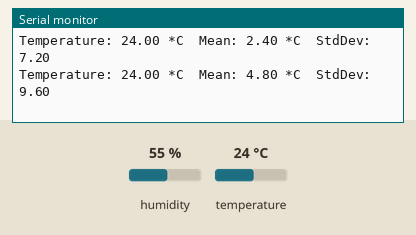
The sketch below on a simulated ESP32. Parts: the last lines printed to the serial monitor. Inputs (shaded band) come from the test bench; at power-on: temperature 24 °C, humidity 55 %.

Above: at 2.8 s.
2.9 s: temperature set to 12 °C
At 5.1 s:
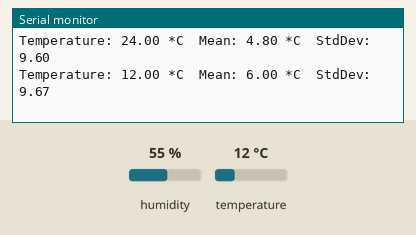
5.6 s: temperature set to 19 °C
At 6.8 s:
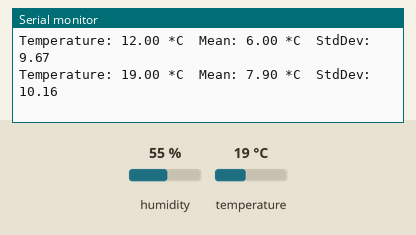
Timing chart, 0 to 8.6 s (numbered marks = the images above; inputs shaded):
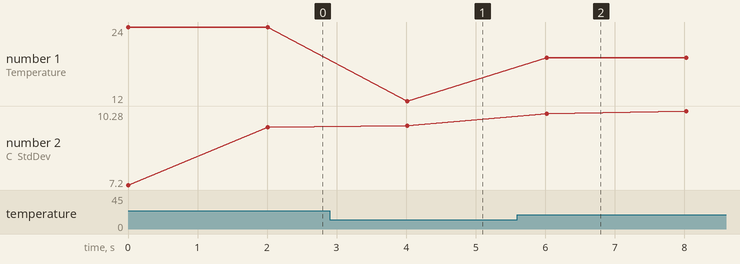

Measured:
- after the input at 2.9 s, the serial monitor: prints a new line after 1.1 s (image 1)
- after the input at 5.6 s, the serial monitor: prints a new line after 0.42 s (image 2)
- plotted number 1: 24 → 12 after the input at 2.9 s, 12 → 19 after the input at 5.6 s
- plotted number 2: 9.6 → 9.67 after the input at 2.9 s, 9.67 → 8.36 after the input at 5.6 s

The sketch:

Uncertainity_in_estimates.ino
```cpp
#include <DHT.h>

#define DHTPIN 32
#define DHTTYPE DHT22
#define SAMPLE_SIZE 10 // Change this to the number of readings you want to use for the calculation

DHT dht(DHTPIN, DHTTYPE);
float readings[SAMPLE_SIZE];
int readIndex = 0;

void setup() {
  Serial.begin(9600);
  dht.begin();

  for (int i = 0; i < SAMPLE_SIZE; i++) {
    readings[i] = 0;
  }
}

void loop() {
  float temp = dht.readTemperature();

  if (isnan(temp)) {
    Serial.println("Failed to read from DHT sensor!");
    return;
  }

  readings[readIndex] = temp;
  readIndex = (readIndex + 1) % SAMPLE_SIZE;

  float sum = 0;
  for (int i = 0; i < SAMPLE_SIZE; i++) {
    sum += readings[i];
  }
  float mean = sum / SAMPLE_SIZE;

  float sumOfSquares = 0;
  for (int i = 0; i < SAMPLE_SIZE; i++) {
    sumOfSquares += pow((readings[i] - mean), 2);
  }
  float stddev = sqrt(sumOfSquares / SAMPLE_SIZE);

  Serial.print("Temperature: ");
  Serial.print(temp);
  Serial.print(" *C  ");
  Serial.print("Mean: ");
  Serial.print(mean);
  Serial.print(" *C  ");
  Serial.print("StdDev: ");
  Serial.println(stddev);

  delay(2000); // wait 2 seconds before taking the next reading
}
```
